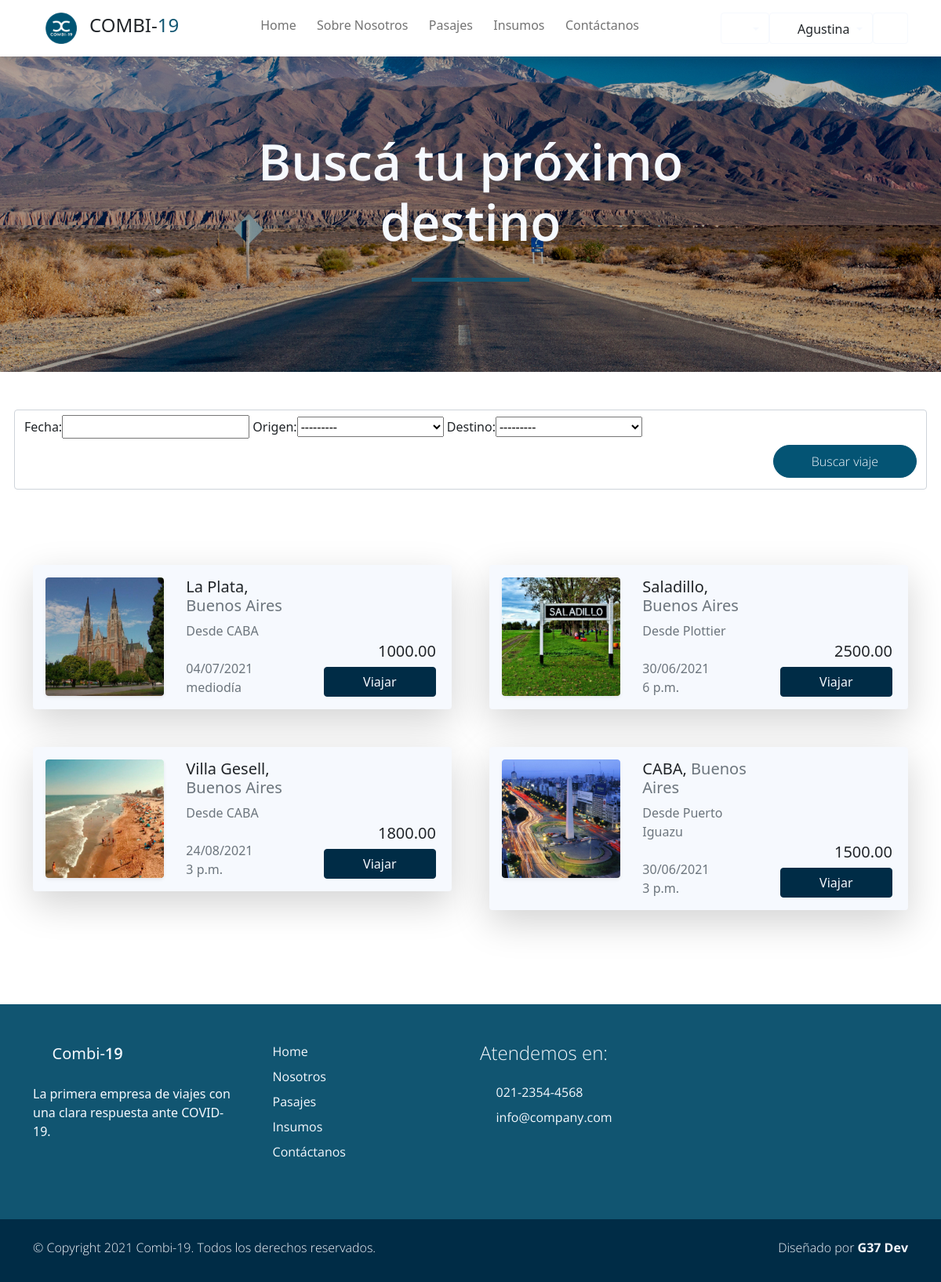
The page /pasajes (signed in) on the database its author committed.
### users/models.py (models this page shows, shortened)
class Account(AbstractBaseUser):
    email               = models.EmailField(verbose_name="email", max_length=60, unique=True)
    dni                 = models.IntegerField(verbose_name="dni", unique=True,)
    first_name          = models.CharField(max_length=30, verbose_name='Nombre')
    last_name           = models.CharField(max_length=30, verbose_name='Apellido')
    date_of_birth       = models.DateField(blank=True, null=True)
    is_GOLD             = models.BooleanField(default=False)
    _is_admin           = models.BooleanField(default=False)
    is_active           = models.BooleanField(default=True)
    is_staff            = models.BooleanField(default=False)
    _is_superuser       = models.BooleanField(default=False)
    objects = MyAccountManager()
    class Meta:
        verbose_name        = "Usuario"
        verbose_name_plural = "Usuarios"
    USERNAME_FIELD = 'email'
    REQUIRED_FIELDS = ['dni', 'first_name', 'last_name', 'date_of_birth']
    @property
    def is_superuser(self):
        return self.is_admin
    @property
    def is_admin(self):
        return self.is_staff
    @property
    def es_chofer(self):
        try:
            chofer = self.chofer
            print(chofer)
            return True
        except Chofer.DoesNotExist:
            return False

### Combi19App/models.py (models this page shows, shortened)
class Viaje(models.Model):
    fecha         =   models.DateTimeField(blank=True, null=True)
    ruta          =   models.ForeignKey(Ruta, default=None, blank=True, null=True, on_delete=models.CASCADE)
    combi         =   models.ForeignKey(Vehiculo, blank=True, null=True, on_delete=models.CASCADE)
    estado        =   models.BooleanField(default=False)
    precio        =   models.DecimalField(default=None, blank=True, null=True, max_digits=10, decimal_places=2)
    insumo        =   models.ManyToManyField(Insumo,default=None, blank=True,)
    pasajeros     =   models.ManyToManyField(Account, default=None, blank=True)
    asientos_ocupados = models.IntegerField(default=0, null=True, blank=True)
    class Meta:
        unique_together = ('fecha', 'combi')

class Ruta(models.Model):
    origen        = models.ForeignKey(Lugar, default=None, on_delete=models.CASCADE, related_name='origen')
    destino       = models.ForeignKey(Lugar, default=None, on_delete=models.CASCADE, related_name='destino')
    nombre        = models.CharField(max_length=30, blank=True, null=True, verbose_name='Nombre de ruta')
    km            = models.IntegerField(validators=[MinValueValidator(0)])
    class Meta:
        unique_together = ('origen', 'destino')

class Lugar(models.Model):
    nombre        = models.CharField(max_length=40, blank=True, null=True, unique=True, verbose_name='Lugar')
    provincia     = models.CharField(max_length=20, blank=True, null=True)
    codigo_postal = models.IntegerField(blank=True, null=True, unique=True, validators=[MinValueValidator(1000)])
    imagen        = models.ImageField(upload_to="ciudades", blank=True, null=True)
    class Meta:
        verbose_name_plural = "Lugares"
    def __str__(self):
        return f'{self.nombre}'

### Combi19App/views.py (the view)
# urls.py: path('pasajes', views.pasajes, name="Pasajes"),
@login_required
def pasajes (request):
    viajes = Viaje.objects.all().filter(asientos_ocupados__lt= F('combi__capacidad') )
    miFiltro = ViajeFilter(request.GET, queryset=viajes)
    viajes = miFiltro.qs
    context = {"viajes": viajes, 'miFiltro': miFiltro}
    return render(request, "Combi19App/pasajes.html", context)

### Combi19App/templates/Combi19App/pasajes.html (shortened to what this page needs)
{% extends 'Combi19App/base.html' %}
{% load static %}
{% load bootstrap %}
{% load poll_extras %}
{% block content %}
<div id="work_banner" class="banner-wrapper bg-light w-100 py-5" style="background-image: url({% static 'Combi19App/img/ruta.jpg' %}); ">
    <div class="banner-vertical-center-work container text-light d-flex justify-content-center align-items-center py-5 p-0">
        <div class="banner-content col-lg-8 col-12 m-lg-auto text-center">
            <h1 class="banner-heading h1 display-3 pb-5 semi-bold-600 typo-space-line-center">Buscá tu próximo destino</h1>
        </div>
    </div>
</div>
<section class="py-5 ">
    <div class="container">
        <div class="row gy-5 g-lg-5 ">
                <form class="form-control col-md-5" id="formularioFiltros" method="get" action="#" role="form">
                    {{miFiltro.form|bootstrap}}
                    <div class="col-md-12 col-12 m-auto py-2 text-end">
                        <button type="submit" class="btn btn-secondary rounded-pill px-md-5 px-4 py-2 radius-0 text-light light-300">Buscar viaje</button>
                    </div>
                </form>
        </div>
</section>
<section class="py-5 mb-5">
    <div class="container">
        <div class="row gy-5 g-lg-5 mb-4">
            {% if miFiltro.qs %}
                {%  for v in miFiltro.qs %}
                    <div class="col-xl-6 col-md-12 col-sm-12">
                        <div  class="card bg-light border-0 shadow-lg overflow-hidden">
                            <div class="card-body">
                                <div class="row">
                                    <div class="col-md-4">
                                        <div href="#" class="card border-0 text-white shadow-sm overflow-hidden mx-5 m-sm-0">
                                            <img class="card-img" src="{{v.ruta.destino.imagen.url}}" alt="">
                                        </div>
                                    </div>
                                    <div class=" col-md-4 px-3">
                                        <h5 class="h5 ">{{v.ruta.destino}}, <span class="text-muted">{{v.ruta.destino.provincia}}</span></h2>
                                        <p class="m-0 p-0 text-muted">Desde {{v.ruta.origen}} <i class='p-0 bx bx-map'></i></p>
                                        <br>
                                        <p class="m-0 p-0 text-muted">{{v.fecha|date:"d/m/Y"  }} </p>
                                        <p class="m-0 p-0 text-muted">{{v.fecha | time}} </p>
                                    </div>
                                    <div class="col-md-4 px-3 d-flex  flex-column justify-content-end">
                                        {% if request.user.is_GOLD %}
                                            <span class="h5 text-end text-muted text-decoration-strike" style="text-decoration: line-through;">{{v.precio}} </span>
                                            <span class="h5 text-end">{{v.precio | porcentaje:0.1}}</span>
                                        {% else %}
                                            <p class=" h5 text-end">{{v.precio}}</p>
                                        {% endif %}
                                        {% if request.user.es_chofer %}
                                            <a href="{% url 'Nuevo Pasajero' v_id=v.id %}" class="btn btn-primary">Vender Pasaje</a>
                                        {% else %}
                                            <a href="{% url 'Comprar Pasaje' v_id=v.id %}" class="btn btn-primary">Viajar</a>
                                        {% endif %}
                                    </div>
                                </div>
                            </div>
                        </div>
                    </div>
                {%  endfor %}
            {% else %}
                    <p>No hay viajes asignados para los datos indicados</p>
            {% endif %}
        </div>
    </div>
</section>
{% endblock %}

### Combi19App/templates/Combi19App/base.html (shortened to what this page needs)
{% load static %}
<!DOCTYPE html>
<html lang="es">
<head>
    {% load static %}
    <link href="{% static 'Combi19App/css/bootstrap.min.css' %}" rel="stylesheet">
    <link href="{% static 'Combi19App/css/boxicon.min.css' %}" rel="stylesheet">
    <link rel="stylesheet" href="{% static 'Combi19App/css/estilos.css' %}">
</head>
<body>
    <nav id="main_nav" class="navbar navbar-expand-lg navbar-light bg-white shadow">
        <div class="container d-flex justify-content-center align-items-center">
            <a class="navbar-brand h1 " href="index.html">
                <a class="navbar-brand" href="#!"><img src="{% static 'Combi19App/img/logo_is_chiquito.png' %}" width="40">
                </a>
                <span class="text-dark h4">COMBI-</span><span class="text-primary h4">19</span></a>
            <div class="align-self-center collapse navbar-collapse flex-fill  d-lg-flex justify-content-lg-between" id="navbar-toggler-success">
                <div class="flex-fill mx-xl-5 mb-2">
                    <ul class="nav navbar-nav d-flex justify-content-between mx-xl-5 text-center text-dark">
                       <li class="nav-item">
                            <a class="nav-link btn-outline-primary rounded-pill px-2" href="{% url 'Home' %}">Home</a>
                        </li>
                        <li class="nav-item">
                            <a class="nav-link btn-outline-primary rounded-pill px-2" href="{% url 'About' %}">Sobre Nosotros</a>
                        </li>
                        <li class="nav-item">
                            <a class="nav-link btn-outline-primary rounded-pill px-2" href="{% url 'Pasajes' %}">Pasajes</a>
                        </li>
                        <li class="nav-item">
                            <a class="nav-link btn-outline-primary rounded-pill px-2" href="{% url 'Insumos' %}">Insumos</a>
                        </li>
                        <li class="nav-item">
                            <a class="nav-link btn-outline-primary rounded-pill px-2" href="{% url 'Contacto' %}">Contáctanos</a>
                        </li>
                    </ul>
                </div>
                <div class="navbar align-self-center">
                    <div class="btn-group" role="group">
                        <div class="btn-group" role="group">
                            <button class="btn btn-outline-light dropdown-toggle" type="button" id="dropdownMenuButton1" data-toggle="dropdown" aria-haspopup="true" aria-expanded="false">
                                <i class='bx bx-help-circle bx-sm bx-tada-hover text-primary'></i>
                            </button>
                        </div>
                    </div>
                    <div class="btn-group" role="group">
                        <div class="btn-group" role="group">
                            <button class="btn btn-outline-light dropdown-toggle" type="button" id="dropdownMenuButton" data-toggle="dropdown" aria-haspopup="true" aria-expanded="false">
                                {% if request.user.es_chofer %}
                                    <i class='bx bx-bus bx-sm text-primary''></i>
                                {% else %}
                                    <i class='bx bx-user-circle bx-sm text-primary'></i>
                                {% endif %}
                                <span class="text-dark">{{ request.user.first_name }}</span>
                            </button>
                        </div>
                    </div>
                    <div>
                        <a class="btn btn-outline-light" href="{% url 'Logout' %}">
                            <i class='bx bx-log-out-circle bx-sm text-primary'></i>
                        </a>
                    </div>
                    </div>
                </div>
            </div>
    </nav>
    <div class="main">
        {% block content %}
        {% endblock content %}
    </div>
    <footer class="bg-primary pt-4">
        <div class="container">
            <div class="row py-4">
                <div class="col-lg-3 col-12 align-left">
                    <a class="navbar-brand" href="index.html">
                        <i class='bx bx-bus bx-sm text-light'></i>
                        <span class="text-light h5">Combi-</span><span class="text-light h5 semi-bold-600">19</span>
                    </a>
                    <p class="text-light my-lg-4 my-2">
                        La primera empresa de viajes con una clara respuesta ante COVID-19.
                    </p>
                    <ul class="list-inline footer-icons light-300">
                        <li class="list-inline-item m-0">
                            <a class="text-light" target="_blank" href="http://facebook.com/">
                                <i class='bx bxl-facebook-square bx-md'></i>
                            </a>
                        </li>
                        <li class="list-inline-item m-0">
                            <a class="text-light" target="_blank" href="https://www.linkedin.com/">
                                <i class='bx bxl-linkedin-square bx-md'></i>
                            </a>
                        </li>
                        <li class="list-inline-item m-0">
                            <a class="text-light" target="_blank" href="https://www.whatsapp.com/">
                                <i class='bx bxl-whatsapp-square bx-md'></i>
                            </a>
                        </li>
                    </ul>
                </div>
                <div class="col-lg-3 col-md-4 my-sm-0 mt-4">
                        <ul class="list-unstyled text-light light-300">
                            <li class="pb-2">
                                <i class='bx-fw bx bxs-chevron-right bx-xs'></i><a class="text-decoration-none text-light"
								href="{% url 'Home' %}">Home</a>
                            </li>
                            <li class="pb-2">
                                <i class='bx-fw bx bxs-chevron-right bx-xs'></i><a class="text-decoration-none text-light py-1"
								href="{% url 'About' %}">Nosotros</a>
                            </li>
                            <li class="pb-2">
                                <i class='bx-fw bx bxs-chevron-right bx-xs'></i><a class="text-decoration-none text-light py-1"
								href="#">Pasajes</a>
                            </li>
                            <li class="pb-2">
                                <i class='bx-fw bx bxs-chevron-right bx-xs'></i></i><a class="text-decoration-none text-light py-1"
								href="#"">Insumos</a>
                            </li>
                            <li class="pb-2">
                                <i class='bx-fw bx bxs-chevron-right bx-xs'></i><a class="text-decoration-none text-light py-1"
								href="#">Contáctanos</a>
                            </li>
                        </ul>
                </div>
                <div class="col-lg-3 col-md-4 my-sm-0 mt-4">
                    <h2 class="h4 pb-lg-3 text-light light-300">Atendemos en:</h2>
                    <ul class="list-unstyled text-light light-300">
                        <li class="pb-2">
                            <i class='bx-fw bx bx-phone bx-xs'></i><a class="text-decoration-none text-light py-1"
							href="tel:010-020-0340">021-2354-4568</a>
                        </li>
                        <li class="pb-2">
                            <i class='bx-fw bx bx-mail-send bx-xs'></i><a class="text-decoration-none text-light py-1"
							href="mailto:info@company.com">info@company.com</a>
                        </li>
                    </ul>
                </div>
            </div>
        </div>
        <div class="w-100 bg-secondary py-3">
            <div class="container">
                <div class="row pt-2">
                    <div class="col-lg-6 col-sm-12">
                        <p class="text-lg-start text-center text-light light-300">
                            © Copyright 2021 Combi-19. Todos los derechos reservados.
                        </p>
                    </div>
                    <div class="col-lg-6 col-sm-12">
                        <p class="text-lg-end text-center text-light light-300">
                            Diseñado por <a rel="sponsored" class="text-decoration-none text-light"
							href="https://cursophp.com.ar/" target="_blank"><strong>G37 Dev</strong></a>
                        </p>
                    </div>
                </div>
            </div>
        </div>
    </footer>

### rows shown on the page
Account: user.first_name "Agustina"
Viaje: ruta.destino.imagen (picture), ruta.destino "La Plata", ruta.destino.provincia "Buenos Aires", ruta.origen "CABA", fecha "04/07/2021", fecha "mediodía", precio "1000.00"
Viaje: ruta.destino.imagen (picture), ruta.destino "Saladillo", ruta.destino.provincia "Buenos Aires", ruta.origen "Plottier", fecha "30/06/2021", fecha "6 p.m.", precio "2500.00"
Viaje: ruta.destino.imagen (picture), ruta.destino "Villa Gesell", ruta.destino.provincia "Buenos Aires", ruta.origen "CABA", fecha "24/08/2021", fecha "3 p.m.", precio "1800.00"
Viaje: ruta.destino.imagen (picture), ruta.destino "CABA", ruta.destino.provincia "Buenos Aires", ruta.origen "Puerto Iguazu", fecha "30/06/2021", fecha "3 p.m.", precio "1500.00"
